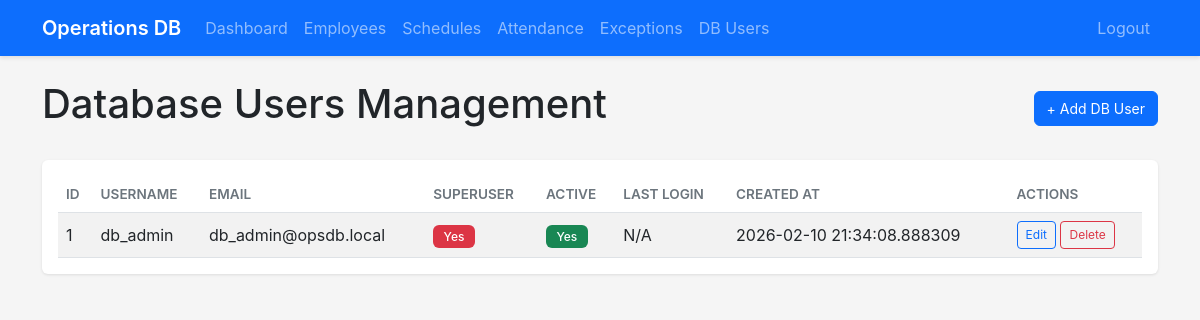
Page /db_users (signed in) on the committed database.
### app/models.py (models this page shows, shortened)
class DBUser(db.Model):
    __tablename__ = 'db_users'
    id = db.Column(db.Integer, primary_key=True)
    username = db.Column(db.String(80), nullable=False, unique=True)
    email = db.Column(db.String(120), nullable=False, unique=True)
    password_hash = db.Column(db.String(128), nullable=False)
    is_superuser = db.Column(db.Boolean, default=False)
    is_active = db.Column(db.Boolean, default=True)
    created_at = db.Column(db.DateTime, default=datetime.utcnow)
    last_login = db.Column(db.DateTime)
    notes = db.Column(db.Text)

### app/routes/admin.py (the view)
@bp.route('/db_users')
@login_required
def db_users():
    db_users_list = DBUser.query.all()
    return render_template('db_users.html', db_users=db_users_list)

### app/models.py (called while the page is built)
@login_manager.user_loader
def load_user(user_id):
    from app.models import User, DBUser
    user = User.query.get(int(user_id))
    if user:
        return user
    return DBUser.query.get(int(user_id))

### app/templates/db_users.html (shortened to what this page needs)
<!DOCTYPE html>
<html lang="en">
<head>
    <link href="https://cdn.jsdelivr.net/npm/bootstrap@5.3.0/dist/css/bootstrap.min.css" rel="stylesheet">
    <link rel="stylesheet" href="{{ url_for('static', filename='css/style.css') }}">
</head>
<body>
    <nav class="navbar navbar-expand-lg navbar-dark bg-primary">
        <div class="container">
            <a class="navbar-brand" href="/">Operations DB</a>
            <div class="collapse navbar-collapse" id="navbarNav">
                <ul class="navbar-nav">
                    <li class="nav-item">
                        <a class="nav-link" href="/dashboard">Dashboard</a>
                    </li>
                    <li class="nav-item">
                        <a class="nav-link" href="/employees">Employees</a>
                    </li>
                    <li class="nav-item">
                        <a class="nav-link" href="/schedules">Schedules</a>
                    </li>
                    <li class="nav-item">
                        <a class="nav-link" href="/attendance">Attendance</a>
                    </li>
                    <li class="nav-item">
                        <a class="nav-link" href="/exceptions">Exceptions</a>
                    </li>
                    <li class="nav-item">
                        <a class="nav-link" href="/db_users">DB Users</a>
                    </li>
                </ul>
                <ul class="navbar-nav ms-auto">
                    <li class="nav-item">
                        <a class="nav-link" href="/logout">Logout</a>
                    </li>
                </ul>
            </div>
        </div>
    </nav>
    <div class="container mt-4">
        <div class="d-flex justify-content-between align-items-center mb-4">
            <h1>Database Users Management</h1>
            <button class="btn btn-primary" data-bs-toggle="modal" data-bs-target="#addDbUserModal">
                + Add DB User
            </button>
        </div>
        <div class="card">
            <div class="card-body">
                <div class="table-responsive">
                    <table class="table table-striped table-hover">
                        <thead>
                            <tr>
                                <th>ID</th>
                                <th>Username</th>
                                <th>Email</th>
                                <th>Superuser</th>
                                <th>Active</th>
                                <th>Last Login</th>
                                <th>Created At</th>
                                <th>Actions</th>
                            </tr>
                        </thead>
                        <tbody>
                            {% for user in db_users %}
                            <tr>
                                <td>{{ user.id }}</td>
                                <td>{{ user.username }}</td>
                                <td>{{ user.email }}</td>
                                <td><span class="badge bg-{{ 'danger' if user.is_superuser else 'secondary' }}">{{ 'Yes' if user.is_superuser else 'No' }}</span></td>
                                <td><span class="badge bg-{{ 'success' if user.is_active else 'secondary' }}">{{ 'Yes' if user.is_active else 'No' }}</span></td>
                                <td>{{ user.last_login or 'N/A' }}</td>
                                <td>{{ user.created_at }}</td>
                                <td>
                                    <button class="btn btn-sm btn-outline-primary" onclick="editDbUser({{ user.id }})">Edit</button>
                                    <button class="btn btn-sm btn-outline-danger" onclick="deleteDbUser({{ user.id }})">Delete</button>
                                </td>
                            </tr>
                            {% endfor %}
                        </tbody>
                    </table>
                </div>
            </div>
        </div>
    </div>
</body>
</html>

### app/static/css/style.css (style rules this page uses)
:root { --primary-color: #0d6efd; --secondary-color: #6c757d; --success-color: #198754; --danger-color: #dc3545; --warning-color: #ffc107; --info-color: #0dcaf0; --light-color: #f8f9fa; --dark-color: #212529; }
body { font-family: -apple-system, BlinkMacSystemFont, 'Segoe UI', Roboto, 'Helvetica Neue', Arial, sans-serif; background-color: #f5f5f5; }
.navbar { box-shadow: 0 2px 4px rgba(0, 0, 0, 0.1); }
.navbar-brand { font-weight: 600; font-size: 1.25rem; }
.card { box-shadow: 0 1px 3px rgba(0, 0, 0, 0.1); border: none; margin-bottom: 1rem; }
.table { margin-bottom: 0; }
.table th { font-weight: 600; text-transform: uppercase; font-size: 0.85rem; color: #6c757d; }
.table td { vertical-align: middle; }
.btn { font-size: 0.875rem; }
.btn-sm { font-size: 0.75rem; }
.badge { font-weight: 500; padding: 0.35rem 0.65rem; }

### rows in the picture
DBUser: id "1", username "db_admin", email "db_admin@opsdb.local", is_superuser "Yes", is_active "Yes", last_login "N/A", created_at "2026-02-10 21:34:08.888309"
